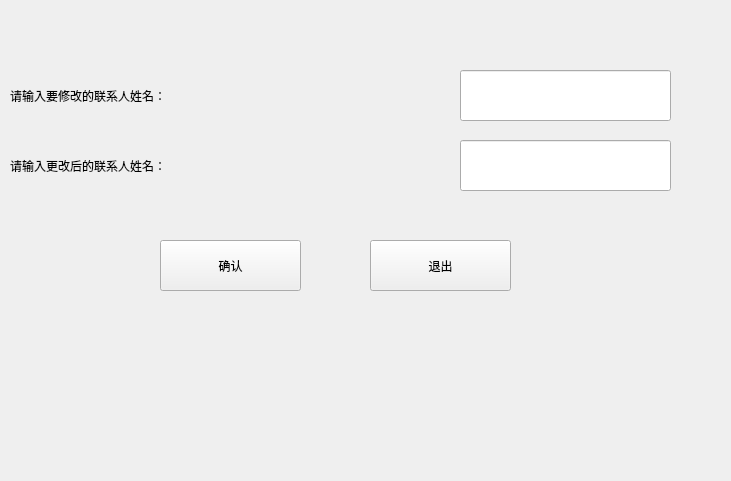
<?xml version="1.0" encoding="UTF-8"?>
<ui version="4.0">
 <class>ModPeopleName</class>
 <widget class="QWidget" name="ModPeopleName">
  <property name="geometry">
   <rect>
    <x>0</x>
    <y>0</y>
    <width>731</width>
    <height>481</height>
   </rect>
  </property>
  <property name="windowTitle">
   <string>Form</string>
  </property>
  <widget class="QLineEdit" name="BeforeName">
   <property name="geometry">
    <rect>
     <x>460</x>
     <y>70</y>
     <width>211</width>
     <height>51</height>
    </rect>
   </property>
   <property name="styleSheet">
    <string notr="true">font: 14pt &quot;微软雅黑&quot;;</string>
   </property>
  </widget>
  <widget class="QLabel" name="label">
   <property name="geometry">
    <rect>
     <x>10</x>
     <y>70</y>
     <width>431</width>
     <height>51</height>
    </rect>
   </property>
   <property name="styleSheet">
    <string notr="true">font: 14pt &quot;微软雅黑&quot;;</string>
   </property>
   <property name="text">
    <string>请输入要修改的联系人姓名：</string>
   </property>
  </widget>
  <widget class="QLabel" name="label_2">
   <property name="geometry">
    <rect>
     <x>10</x>
     <y>140</y>
     <width>431</width>
     <height>51</height>
    </rect>
   </property>
   <property name="styleSheet">
    <string notr="true">font: 14pt &quot;微软雅黑&quot;;</string>
   </property>
   <property name="text">
    <string>请输入更改后的联系人姓名：</string>
   </property>
  </widget>
  <widget class="QLineEdit" name="AfterName">
   <property name="geometry">
    <rect>
     <x>460</x>
     <y>140</y>
     <width>211</width>
     <height>51</height>
    </rect>
   </property>
   <property name="styleSheet">
    <string notr="true">font: 14pt &quot;微软雅黑&quot;;</string>
   </property>
  </widget>
  <widget class="QPushButton" name="ok">
   <property name="geometry">
    <rect>
     <x>160</x>
     <y>240</y>
     <width>141</width>
     <height>51</height>
    </rect>
   </property>
   <property name="styleSheet">
    <string notr="true">font: 14pt &quot;微软雅黑&quot;;</string>
   </property>
   <property name="text">
    <string>确认</string>
   </property>
  </widget>
  <widget class="QPushButton" name="quit">
   <property name="geometry">
    <rect>
     <x>370</x>
     <y>240</y>
     <width>141</width>
     <height>51</height>
    </rect>
   </property>
   <property name="styleSheet">
    <string notr="true">font: 14pt &quot;微软雅黑&quot;;</string>
   </property>
   <property name="text">
    <string>退出</string>
   </property>
  </widget>
 </widget>
 <resources/>
 <connections/>
</ui>
